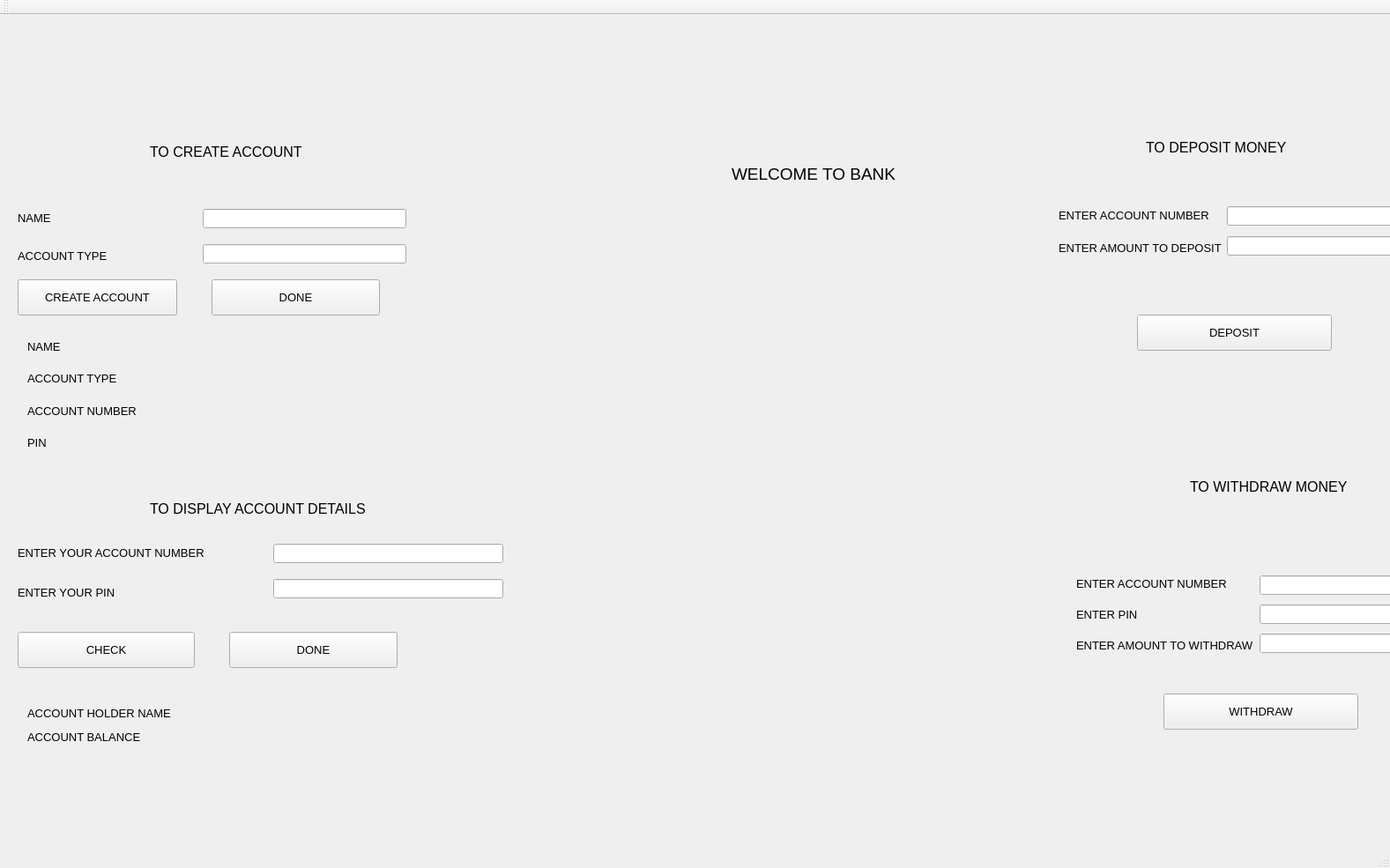
<?xml version="1.0" encoding="UTF-8"?>
<ui version="4.0">
 <class>BankOperation</class>
 <widget class="QMainWindow" name="BankOperation">
  <property name="geometry">
   <rect>
    <x>0</x>
    <y>0</y>
    <width>1577</width>
    <height>985</height>
   </rect>
  </property>
  <property name="windowTitle">
   <string>BankOperation</string>
  </property>
  <property name="styleSheet">
   <string notr="true">background-image: url(:/new/img/imgFinal.png);</string>
  </property>
  <widget class="QWidget" name="centralWidget">
   <widget class="QLabel" name="label">
    <property name="geometry">
     <rect>
      <x>830</x>
      <y>140</y>
      <width>301</width>
      <height>81</height>
     </rect>
    </property>
    <property name="font">
     <font>
      <pointsize>14</pointsize>
     </font>
    </property>
    <property name="text">
     <string>WELCOME TO BANK</string>
    </property>
   </widget>
   <widget class="QLabel" name="label_2">
    <property name="geometry">
     <rect>
      <x>170</x>
      <y>130</y>
      <width>301</width>
      <height>51</height>
     </rect>
    </property>
    <property name="font">
     <font>
      <pointsize>12</pointsize>
     </font>
    </property>
    <property name="text">
     <string>TO CREATE ACCOUNT</string>
    </property>
   </widget>
   <widget class="QLabel" name="label_3">
    <property name="geometry">
     <rect>
      <x>20</x>
      <y>240</y>
      <width>181</width>
      <height>66</height>
     </rect>
    </property>
    <property name="font">
     <font>
      <pointsize>10</pointsize>
     </font>
    </property>
    <property name="text">
     <string>ACCOUNT TYPE</string>
    </property>
   </widget>
   <widget class="QLabel" name="label_4">
    <property name="geometry">
     <rect>
      <x>20</x>
      <y>210</y>
      <width>181</width>
      <height>41</height>
     </rect>
    </property>
    <property name="font">
     <font>
      <pointsize>10</pointsize>
     </font>
    </property>
    <property name="text">
     <string>NAME</string>
    </property>
   </widget>
   <widget class="QLineEdit" name="lineEdit">
    <property name="geometry">
     <rect>
      <x>230</x>
      <y>220</y>
      <width>231</width>
      <height>22</height>
     </rect>
    </property>
   </widget>
   <widget class="QLineEdit" name="lineEdit_2">
    <property name="geometry">
     <rect>
      <x>230</x>
      <y>260</y>
      <width>231</width>
      <height>22</height>
     </rect>
    </property>
   </widget>
   <widget class="QPushButton" name="pushButton">
    <property name="geometry">
     <rect>
      <x>20</x>
      <y>300</y>
      <width>181</width>
      <height>41</height>
     </rect>
    </property>
    <property name="font">
     <font>
      <pointsize>10</pointsize>
     </font>
    </property>
    <property name="text">
     <string>CREATE ACCOUNT</string>
    </property>
   </widget>
   <widget class="QLabel" name="label_9">
    <property name="geometry">
     <rect>
      <x>170</x>
      <y>550</y>
      <width>371</width>
      <height>21</height>
     </rect>
    </property>
    <property name="font">
     <font>
      <pointsize>12</pointsize>
     </font>
    </property>
    <property name="text">
     <string>TO DISPLAY ACCOUNT DETAILS</string>
    </property>
   </widget>
   <widget class="QLabel" name="label_10">
    <property name="geometry">
     <rect>
      <x>20</x>
      <y>590</y>
      <width>271</width>
      <height>41</height>
     </rect>
    </property>
    <property name="font">
     <font>
      <pointsize>10</pointsize>
     </font>
    </property>
    <property name="text">
     <string>ENTER YOUR ACCOUNT NUMBER</string>
    </property>
   </widget>
   <widget class="QLineEdit" name="lineEdit_3">
    <property name="geometry">
     <rect>
      <x>310</x>
      <y>600</y>
      <width>261</width>
      <height>22</height>
     </rect>
    </property>
   </widget>
   <widget class="QLabel" name="label_11">
    <property name="geometry">
     <rect>
      <x>20</x>
      <y>640</y>
      <width>261</width>
      <height>31</height>
     </rect>
    </property>
    <property name="font">
     <font>
      <pointsize>10</pointsize>
     </font>
    </property>
    <property name="text">
     <string>ENTER YOUR PIN</string>
    </property>
   </widget>
   <widget class="QLineEdit" name="lineEdit_4">
    <property name="geometry">
     <rect>
      <x>310</x>
      <y>640</y>
      <width>261</width>
      <height>22</height>
     </rect>
    </property>
   </widget>
   <widget class="QPushButton" name="pushButton_2">
    <property name="geometry">
     <rect>
      <x>20</x>
      <y>700</y>
      <width>201</width>
      <height>41</height>
     </rect>
    </property>
    <property name="font">
     <font>
      <pointsize>10</pointsize>
     </font>
    </property>
    <property name="text">
     <string>CHECK</string>
    </property>
   </widget>
   <widget class="QWidget" name="layoutWidget">
    <property name="geometry">
     <rect>
      <x>20</x>
      <y>770</y>
      <width>471</width>
      <height>71</height>
     </rect>
    </property>
    <layout class="QHBoxLayout" name="horizontalLayout_2">
     <item>
      <layout class="QVBoxLayout" name="verticalLayout_3">
       <item>
        <widget class="QLabel" name="label_12">
         <property name="font">
          <font>
           <pointsize>10</pointsize>
          </font>
         </property>
         <property name="text">
          <string>ACCOUNT HOLDER NAME</string>
         </property>
        </widget>
       </item>
       <item>
        <widget class="QLabel" name="label_13">
         <property name="font">
          <font>
           <pointsize>10</pointsize>
          </font>
         </property>
         <property name="text">
          <string>ACCOUNT BALANCE</string>
         </property>
        </widget>
       </item>
      </layout>
     </item>
     <item>
      <layout class="QVBoxLayout" name="verticalLayout_4">
       <item>
        <widget class="QLabel" name="label_14">
         <property name="font">
          <font>
           <pointsize>10</pointsize>
          </font>
         </property>
         <property name="text">
          <string/>
         </property>
        </widget>
       </item>
       <item>
        <widget class="QLabel" name="label_15">
         <property name="font">
          <font>
           <pointsize>10</pointsize>
          </font>
         </property>
         <property name="text">
          <string/>
         </property>
        </widget>
       </item>
      </layout>
     </item>
    </layout>
   </widget>
   <widget class="QLabel" name="label_16">
    <property name="geometry">
     <rect>
      <x>1300</x>
      <y>130</y>
      <width>261</width>
      <height>41</height>
     </rect>
    </property>
    <property name="font">
     <font>
      <pointsize>12</pointsize>
     </font>
    </property>
    <property name="text">
     <string>TO DEPOSIT MONEY</string>
    </property>
   </widget>
   <widget class="QPushButton" name="pushButton_3">
    <property name="geometry">
     <rect>
      <x>1290</x>
      <y>340</y>
      <width>221</width>
      <height>41</height>
     </rect>
    </property>
    <property name="font">
     <font>
      <pointsize>10</pointsize>
     </font>
    </property>
    <property name="text">
     <string>DEPOSIT</string>
    </property>
   </widget>
   <widget class="QWidget" name="layoutWidget">
    <property name="geometry">
     <rect>
      <x>1190</x>
      <y>200</y>
      <width>431</width>
      <height>91</height>
     </rect>
    </property>
    <layout class="QHBoxLayout" name="horizontalLayout_3">
     <item>
      <layout class="QVBoxLayout" name="verticalLayout_5">
       <item>
        <widget class="QLabel" name="label_17">
         <property name="font">
          <font>
           <pointsize>10</pointsize>
          </font>
         </property>
         <property name="text">
          <string>ENTER ACCOUNT NUMBER</string>
         </property>
        </widget>
       </item>
       <item>
        <widget class="QLabel" name="label_18">
         <property name="font">
          <font>
           <pointsize>10</pointsize>
          </font>
         </property>
         <property name="text">
          <string>ENTER AMOUNT TO DEPOSIT</string>
         </property>
        </widget>
       </item>
      </layout>
     </item>
     <item>
      <layout class="QVBoxLayout" name="verticalLayout_6">
       <item>
        <widget class="QLineEdit" name="lineEdit_5"/>
       </item>
       <item>
        <widget class="QLineEdit" name="lineEdit_6"/>
       </item>
      </layout>
     </item>
    </layout>
   </widget>
   <widget class="QLabel" name="label_19">
    <property name="geometry">
     <rect>
      <x>1350</x>
      <y>520</y>
      <width>271</width>
      <height>31</height>
     </rect>
    </property>
    <property name="font">
     <font>
      <pointsize>12</pointsize>
     </font>
    </property>
    <property name="text">
     <string>TO WITHDRAW MONEY</string>
    </property>
   </widget>
   <widget class="QPushButton" name="pushButton_4">
    <property name="geometry">
     <rect>
      <x>1320</x>
      <y>770</y>
      <width>221</width>
      <height>41</height>
     </rect>
    </property>
    <property name="font">
     <font>
      <pointsize>10</pointsize>
     </font>
    </property>
    <property name="text">
     <string>WITHDRAW</string>
    </property>
   </widget>
   <widget class="QWidget" name="layoutWidget">
    <property name="geometry">
     <rect>
      <x>1210</x>
      <y>620</y>
      <width>501</width>
      <height>121</height>
     </rect>
    </property>
    <layout class="QHBoxLayout" name="horizontalLayout_4">
     <item>
      <layout class="QVBoxLayout" name="verticalLayout_7">
       <item>
        <widget class="QLabel" name="label_20">
         <property name="font">
          <font>
           <pointsize>10</pointsize>
          </font>
         </property>
         <property name="text">
          <string>ENTER ACCOUNT NUMBER</string>
         </property>
        </widget>
       </item>
       <item>
        <widget class="QLabel" name="label_21">
         <property name="font">
          <font>
           <pointsize>10</pointsize>
          </font>
         </property>
         <property name="text">
          <string>ENTER PIN</string>
         </property>
        </widget>
       </item>
       <item>
        <widget class="QLabel" name="label_22">
         <property name="font">
          <font>
           <pointsize>10</pointsize>
          </font>
         </property>
         <property name="text">
          <string>ENTER AMOUNT TO WITHDRAW</string>
         </property>
        </widget>
       </item>
      </layout>
     </item>
     <item>
      <layout class="QVBoxLayout" name="verticalLayout_9">
       <item>
        <widget class="QLineEdit" name="lineEdit_7"/>
       </item>
       <item>
        <widget class="QLineEdit" name="lineEdit_8"/>
       </item>
       <item>
        <widget class="QLineEdit" name="lineEdit_9"/>
       </item>
      </layout>
     </item>
    </layout>
   </widget>
   <widget class="QLabel" name="label_pic">
    <property name="geometry">
     <rect>
      <x>830</x>
      <y>30</y>
      <width>251</width>
      <height>71</height>
     </rect>
    </property>
    <property name="text">
     <string/>
    </property>
   </widget>
   <widget class="QWidget" name="layoutWidget">
    <property name="geometry">
     <rect>
      <x>20</x>
      <y>350</y>
      <width>501</width>
      <height>161</height>
     </rect>
    </property>
    <layout class="QHBoxLayout" name="horizontalLayout">
     <item>
      <layout class="QVBoxLayout" name="verticalLayout">
       <item>
        <widget class="QLabel" name="label_23">
         <property name="font">
          <font>
           <pointsize>10</pointsize>
          </font>
         </property>
         <property name="text">
          <string>NAME</string>
         </property>
        </widget>
       </item>
       <item>
        <widget class="QLabel" name="label_24">
         <property name="font">
          <font>
           <pointsize>10</pointsize>
          </font>
         </property>
         <property name="text">
          <string>ACCOUNT TYPE</string>
         </property>
        </widget>
       </item>
       <item>
        <widget class="QLabel" name="label_5">
         <property name="font">
          <font>
           <pointsize>10</pointsize>
          </font>
         </property>
         <property name="text">
          <string>ACCOUNT NUMBER</string>
         </property>
        </widget>
       </item>
       <item>
        <widget class="QLabel" name="label_6">
         <property name="font">
          <font>
           <pointsize>10</pointsize>
          </font>
         </property>
         <property name="text">
          <string>PIN</string>
         </property>
        </widget>
       </item>
      </layout>
     </item>
     <item>
      <layout class="QVBoxLayout" name="verticalLayout_2">
       <item>
        <widget class="QLabel" name="label_25">
         <property name="font">
          <font>
           <pointsize>10</pointsize>
          </font>
         </property>
         <property name="text">
          <string/>
         </property>
        </widget>
       </item>
       <item>
        <widget class="QLabel" name="label_26">
         <property name="font">
          <font>
           <pointsize>10</pointsize>
          </font>
         </property>
         <property name="text">
          <string/>
         </property>
        </widget>
       </item>
       <item>
        <widget class="QLabel" name="label_7">
         <property name="font">
          <font>
           <pointsize>10</pointsize>
          </font>
         </property>
         <property name="text">
          <string/>
         </property>
        </widget>
       </item>
       <item>
        <widget class="QLabel" name="label_8">
         <property name="font">
          <font>
           <pointsize>10</pointsize>
          </font>
         </property>
         <property name="text">
          <string/>
         </property>
        </widget>
       </item>
      </layout>
     </item>
    </layout>
   </widget>
   <widget class="QPushButton" name="pushButton_5">
    <property name="geometry">
     <rect>
      <x>240</x>
      <y>300</y>
      <width>191</width>
      <height>41</height>
     </rect>
    </property>
    <property name="font">
     <font>
      <pointsize>10</pointsize>
     </font>
    </property>
    <property name="text">
     <string>DONE</string>
    </property>
   </widget>
   <widget class="QPushButton" name="pushButton_6">
    <property name="geometry">
     <rect>
      <x>260</x>
      <y>700</y>
      <width>191</width>
      <height>41</height>
     </rect>
    </property>
    <property name="font">
     <font>
      <pointsize>10</pointsize>
     </font>
    </property>
    <property name="text">
     <string>DONE</string>
    </property>
   </widget>
   <widget class="QLabel" name="label_27">
    <property name="geometry">
     <rect>
      <x>1210</x>
      <y>860</y>
      <width>501</width>
      <height>21</height>
     </rect>
    </property>
    <property name="font">
     <font>
      <pointsize>10</pointsize>
     </font>
    </property>
    <property name="text">
     <string/>
    </property>
   </widget>
  </widget>
  <widget class="QMenuBar" name="menuBar">
   <property name="geometry">
    <rect>
     <x>0</x>
     <y>0</y>
     <width>1577</width>
     <height>26</height>
    </rect>
   </property>
  </widget>
  <widget class="QToolBar" name="mainToolBar">
   <attribute name="toolBarArea">
    <enum>TopToolBarArea</enum>
   </attribute>
   <attribute name="toolBarBreak">
    <bool>false</bool>
   </attribute>
  </widget>
  <widget class="QStatusBar" name="statusBar"/>
 </widget>
 <layoutdefault spacing="6" margin="11"/>
 <resources/>
 <connections/>
</ui>
